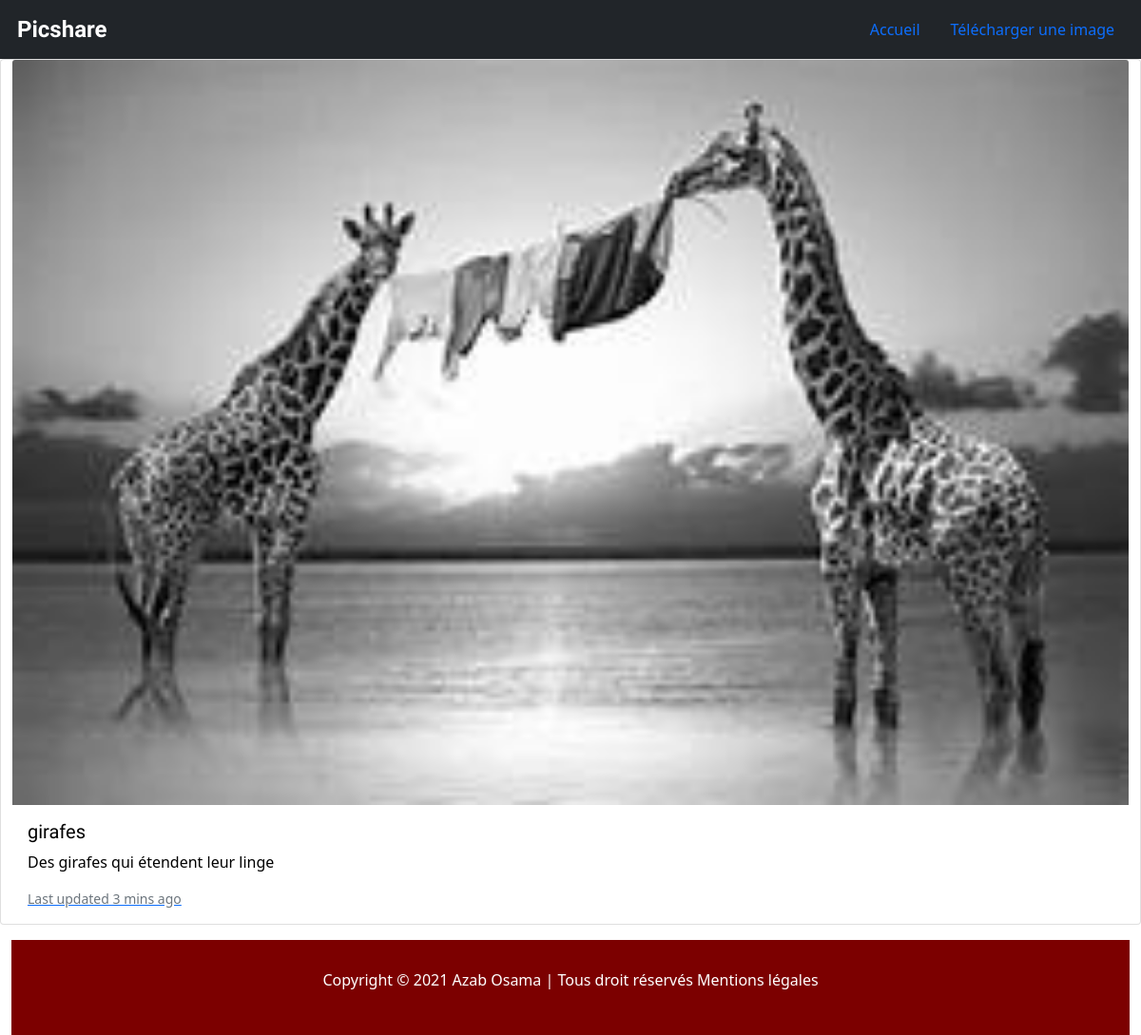
Page /pictures/1 on the earlier database version.
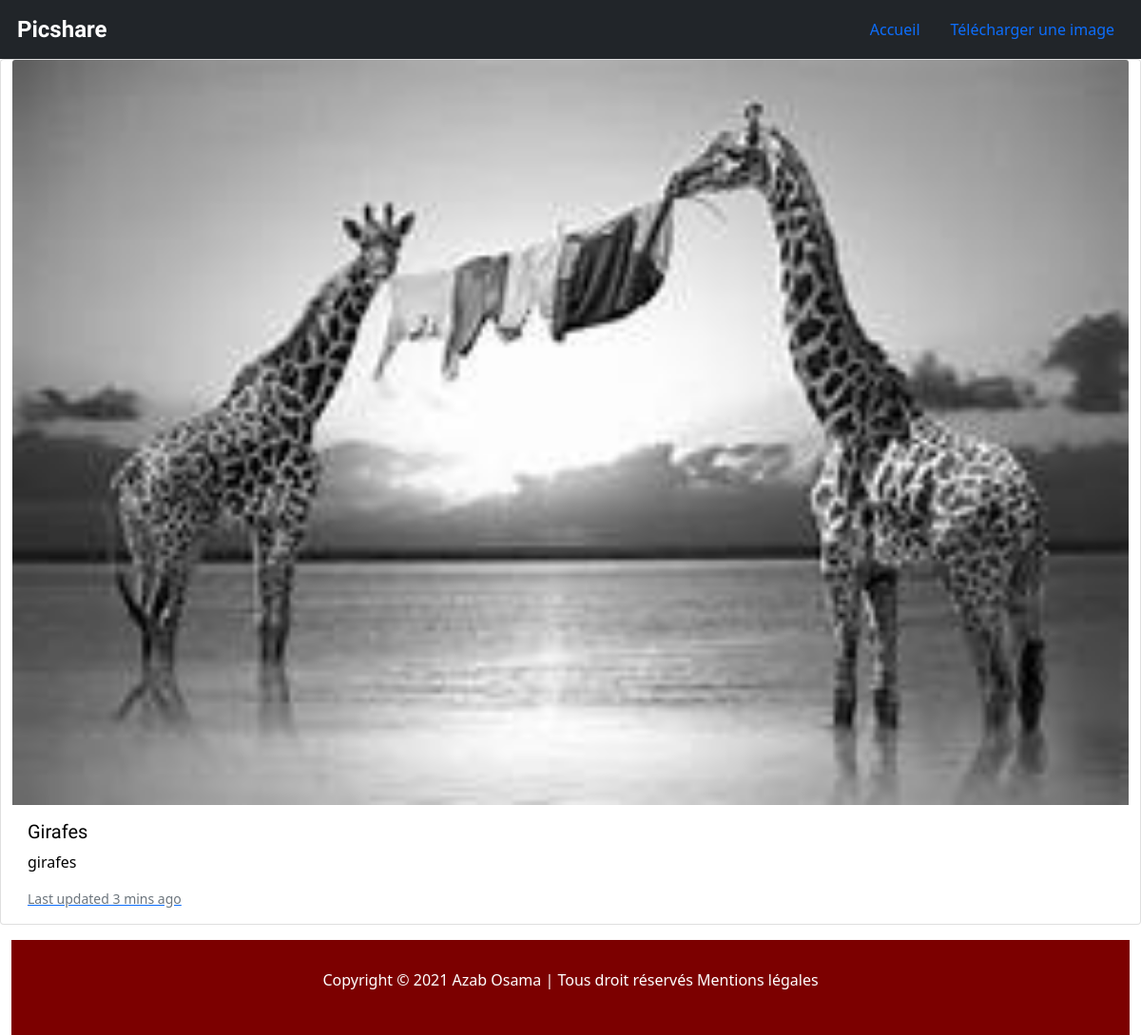
Same page on the later database version.
### tables this page shows
CREATE TABLE pictures
               (id INTEGER PRIMARY KEY AUTOINCREMENT,
                path VARCHAR(250),
                title VARCHAR(200),
                description VARCHAR(200),
                creation_date datetime default (datetime(current_timestamp)),
                category_id INTEGER,
                CONSTRAINT fk_categories
                FOREIGN KEY (category_id)
                REFERENCES categories(category_id));

### app.py (the view)
@app.route('/pictures/<int:id>')
def show_picture(id):
    db = get_db()
    cursor = db.execute("SELECT id, path, title, description from pictures where id = ?", [id])
    picture = cursor.fetchone()
    return render_template('picture.html', id=picture[0], path=picture[1], title=picture[2], description=picture[3])

### app.py (called while the page is built)
def get_db():
    db = getattr(g, '_database', None)
    if db is None:
        db = g._database = sqlite3.connect(DATABASE)
    return db

### templates/picture.html
{% extends 'index.html' %} {% block container %}
<div class="img row justify-content-between">
    <div class="card mb-3">
        <img src="{{ config[ 'UPLOAD_FOLDER'] }}/{{ path }}" class="card-img-top" alt="{{title}}" width="400">
        <div class="card-body">
            <h5 class="card-title">{{title}}</h5>
            <p class="card-text">{{description}}</p>
            <a class="card-text" href="#"><small class="text-muted">Last updated 3 mins ago</small></a>
        </div>
    </div>
    {% endblock %}

### templates/index.html (shortened to what this page needs)
<!DOCTYPE html lang="fr">
<html>
<head>
    <link rel="stylesheet " type="text/css " href="{{ url_for('static', filename='bootstrap-5.0.0-beta2-dist/css/bootstrap.min.css') }}">
    <link rel="stylesheet " type="text/css " href="{{ url_for('static', filename='css/layout.css') }}">
</head>
<body>
    <div class="menu">
        {% include 'partials/nav.html' %}
    </div>
    <div class="container-fluid">
        {% block container %}{% endblock %}
    </div>
    <footer class="footer ">
        <p class="footer-text ">Copyright © 2021 Azab Osama | Tous droit réservés Mentions légales</p>
    </footer>
</body>
</html>

### templates/partials/nav.html
<nav class="navbar navbar-dark bg-dark">
    <div class="container-fluid">
        <a class="navbar-brand logo_title title" href="{{url_for('index')}}">
            <img src="https://img.icons8.com/windows/64/ffffff/controller.png" alt="" class="d-inline align-top"> Picshare
        </a>
        <ul class="nav justify-content-end">
            <li class="nav-item">
                <a class="nav-link active" aria-current="page" href="{{url_for('index')}}">Accueil</a>
            </li>
            <li class="nav-item">
                <a class="nav-link" href="{{url_for('upload')}}">Télécharger une image</a>
            </li>
        </ul>
    </div>
</nav>

### static/css/layout.css (style rules this page uses)
* { margin: 0; padding: 0; font: 'Raleway', sans-serif; color: black; }
h1, h2, h3, h4, h5, h6 { font-family: 'Raleway', sans-serif; }
.menu { width: 100%; background-color: black; color: white; display: block; }
.menu li { color: white; }
.title { font-family: 'DotGothic16', sans-serif; font-weight: bold; font-size: 1.5em; }
.footer { height: 100px; width: 100%; background-color: #7c0000; display: flex; }
.footer-text { display: flex; align-items: center; justify-content: center; width: 100%; color: #ffffff; }

Differences in the rows shown:
changed pictures "girafes": title "girafes" → "Girafes"; description "Des girafes qui étendent leur linge" → "girafes"
